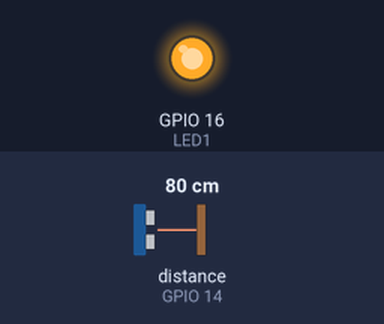
This sketch was run on a simulated ESP8266 (NodeMCU). Shown: output pins drawn as LEDs (lit = HIGH). Wiring (inferred from the names in the program): ultrasonic range finder: trigger GPIO 12; echo GPIO 14. The inputs (shaded band) are chosen by the test bench; at power-on: distance to the obstacle (sensor on GPIO 14) 80 cm. The echo pulse lasts 58.3 µs per cm; WiFi joins after 1.5 s; servers stay silent unless stated; pins used as bus, display or sensor lines are not drawn; what the sketch prints to the serial monitor is not drawn.

Above: at 6.9 s.
7.0 s: distance to the obstacle (sensor on GPIO 14) set to 37 cm
8.5 s: distance to the obstacle (sensor on GPIO 14) set to 30 cm
At 9.1 s:
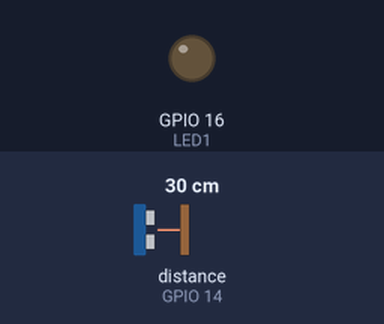
10.1 s: distance to the obstacle (sensor on GPIO 14) set to 35 cm
At 11.1 s:
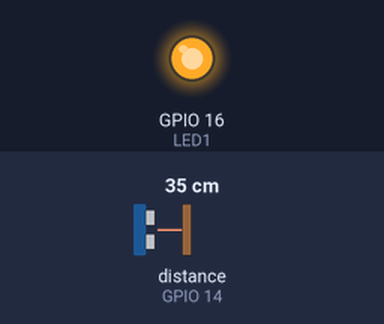
Timing chart, 0 to 13.1 s (numbered marks = the images above; inputs shaded):
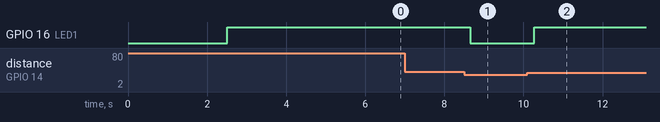

Measured:
- the behaviour switches between 35 and 34 cm on distance to the obstacle (sensor on GPIO 14) (found by bisection; images 0 and 1)
- after the input at 7.0 s, every drawn part: stays the same
- after the input at 8.5 s, GPIO 16 (LED1): HIGH → LOW after 0.15 s
- after the input at 10.1 s, GPIO 16 (LED1): LOW → HIGH after 0.17 s

The sketch:

phase2.ino
```cpp
 float distance = 0;
int k = 0;

int zz = 0;
int mode1;
int test1;
int LED1_status;
int UG_user = 90;
int UG_length = 50;
int OH_length;
int con_user;


#include <ESP8266WiFi.h>
#include <ESP8266WiFiMulti.h>
#include <WebSocketsServer.h>
#include <ESP8266mDNS.h>
#include <ESP8266WebServer.h>
#include <Hash.h>
#include <WiFiClientSecure.h>
int checker1;
#include <Ticker.h>
int i = 0;
String zx;
String old_value, value;

ESP8266WiFiMulti    WiFiMulti;
ESP8266WebServer    server(80);
WebSocketsServer    webSocket = WebSocketsServer(81);

#include <ArduinoJson.h>
//https://github.com/sstaub/Ticker


#define LED1 16
#define LED2 12
const char* host = "script.google.com";
const int httpsPort = 443;


WiFiClientSecure client;

String GAS_ID = "AKfycbx9QnO3qUJditCvlrsozgO9CzuTwCZXWj726h0INjQI--xfbQbN";

void send_sensor();

char html_template[] PROGMEM = R"=====(

  <!DOCTYPE html>
 <!DOCTYPE html>
<html>
 <body>


   <center>
   <h1><b>PalmShade Hospital</b></h1>
   <h2 >Underground Motor Control</h2>


   <h3> Motor </h3>
   <button id="but1" onclick= "button_1_on()" >On</button><label>       </label><button id="but2" onclick="button_1_off()" >Off</button>

   <br>
   <br>


 <label for="UG">UnderGround Tank</label><br>
 <input type="number" id="UG" name="UG"><br><br>

 <label>Threshold is set at</label> <label id="toDoContainer"></label>


 <br>
 <br>
   <button onclick="button3()"   >Set</button>

   </center>

   <div style="text-align: center;">
     <br>

   <h3>Tank Meter</h3>
   <meter value="0" min="0" max="200" id="sensor_meter"> </meter><h3 id="sensor_value" style="display: inline-block;"> 2000 </h3>
  <br>
  <button id ="MO" onclick="Mfun()">Manual</button>
  <button id ="DM" onclick="myFunction()">Dark Mode</button>
  <br>
  <br>
  <br>
  <footer>&copy; 2022 Copyright Adithya SM</footer>
   <style>


    .dark-mode {
      background-color: black;
      color: white;
    }
   meter{
     width: 420px;
     height: 35px;
     padding-left: 20px;

   }
   button{
     width: 150px;
     height: 50px;
     color:#105694;
     background-color:beige;
     border-radius: 8px;
     box-shadow: 0 8px 16px 0 rgba(0,0,0,0.2), 0 6px 20px 0 rgba(0,0,0,0.19);
     box-shadow: 0 12px 16px 0 rgba(0,0,0,0.24), 0 17px 50px 0 rgba(0,0,0,0.19);
     border: 2px solid #105694;

   }
   body {
   padding-top: 20px;
     background-image: linear-gradient(to right, rgba(255, 238, 0, 0), rgb(124, 188, 228));
     color:indigo;
     font-family: Arial, Helvetica, sans-serif;
   }

 </style>
   <script>
     var connection = new WebSocket('ws://'+location.hostname+':81/');
     var yy=0;
var UG=document.getElementById('UG');
var OH=document.getElementById('OH');
var but3=document.getElementById('but3')
var MO=document.getElementById('MO')

var todocntainer=document.getElementById('toDoContainer');
var button_1_status = 0;
var button_2_status = 0;
var UG_Per=0;
var OH_Per=0;
var mode1=0;
var sens_data = 0;
var xc=0;
connection.onmessage = function(event){

 var full_data = event.data;
 console.log(full_data);
 var data = JSON.parse(full_data);
 sens_data = data.sens;
 document.getElementById("sensor_meter").value = sens_data;
 document.getElementById("sensor_value").innerHTML = sens_data;

}
function myFunction() {

  var DM=document.getElementById('DM')
  if (DM.innerHTML=="Dark Mode")
  {
    DM.innerHTML="Normal Mode";

    yy=1;
    }
    else if (DM.innerHTML=="Normal Mode") {
    DM.innerHTML="Dark Mode";
    yy=0;

    }
  var element = document.body;
  element.classList.toggle("dark-mode");


}
function Mfun()
{var elem = document.getElementById("MO");

 console.log("clicked1");
 if (xc==0)
 { elem.innerHTML = "Manual";
   mode1=0;
   xc=1;
   console.log("working");
 }
 else  {
  elem.innerHTML = "Auto";
   mode1=1;
   xc=0;
   console.log("still working");
 }
 send_data();
}

function button3()
{ console.log("clicked");
todocntainer.textContent= `${UG.value}%`;


UG_Per=UG.value;


UG.value="";
console.log(UG_Per);


send_data();

}


function button_1_on()
{but1.style.background="red";
but2.style.background="beige";

  button_1_status = 1;
 console.log("LED 1 is ON");
 send_data();
}

function button_1_off()
{but1.style.background="beige";
but2.style.background="red";
 button_1_status = 0;
console.log("LED 1 is OFF");
send_data();
}

function button_2_on()
{
  button_2_status = 1;
 console.log("LED 2 is ON");
 send_data();
}

function button_2_off()
{
 button_2_status = 0;
console.log("LED 2 is OFF");
send_data();
}


function send_data()
{

 var full_data = '{"LED1":'+button_1_status+',"LED2":'+button_2_status+',"UG":'+UG_Per+',"OH":'+OH_Per+',"mode":'+mode1+'}';
 connection.send(full_data);
 console.log(full_data);
}


   </script>
   </body>
   </html>
)=====";


void webSocketEvent(uint8_t num, WStype_t type, uint8_t * payload, size_t length) {

  switch (type)
  {
    case WStype_DISCONNECTED:
      Serial.printf("[%u] Disconnected!\n", num);
      break;
    case WStype_CONNECTED: {
        IPAddress ip = webSocket.remoteIP(num);
        Serial.printf("[%u] Connected from %d.%d.%d.%d url: %s\n", num, ip[0], ip[1], ip[2], ip[3], payload);
      }
      break;
    case WStype_TEXT:
      Serial.printf("[%u] get Text: %s\n", num, payload);
      String message = String((char*)( payload));
      Serial.println(message);


     DynamicJsonDocument doc(200);
    // deserialize the data
    DeserializationError error = deserializeJson(doc, message);
    // parse the parameters we expect to receive (TO-DO: error handling)
      // Test if parsing succeeds.
  if (error) {
    Serial.print("deserializeJson() failed: ");
    Serial.println(error.c_str());
    return;
  }

    LED1_status = doc["LED1"];
   con_user=doc["LED1"];

   UG_user=doc["UG"];

     mode1=doc["mode"];
  test1=doc["LED1"];


  }
}
IPAddress local_IP(192,168,29,101);//ipconfig
IPAddress gateway(192,168,29,1);
IPAddress subnet(255,255,255,0);
IPAddress primaryDNS(8,8,8,8);
IPAddress secondaryDNS(8,8,4,4);


/*IPAddress local_IP(192,168,250,100);//ipconfig
IPAddress gateway(192,168,250,124);
IPAddress subnet(255,255,255,0);
IPAddress primaryDNS(8,8,8,8);
IPAddress secondaryDNS(8,8,4,4);*/
void setup() {
  client.setInsecure();
pinMode(16,OUTPUT);
pinMode(12,OUTPUT);//D6
pinMode(14,INPUT);//D5
pinMode(LED1,OUTPUT);
pinMode(LED2,OUTPUT);

  Serial.begin(115200);
  delay(1000);

  WiFiMulti.addAP("jio upstair", "Adithya1");
  WiFiMulti.addAP("adi", "qwerty12345");


  while (WiFiMulti.run() != WL_CONNECTED) {
    delay(100);


  }
   if(!WiFi.config(local_IP,gateway,subnet,primaryDNS,secondaryDNS)){
    Serial.println("failed");
   }

  Serial.println(WiFi.localIP());

  webSocket.begin();
  webSocket.onEvent(webSocketEvent);

  server.on("/", handleMain);
  server.onNotFound(handleNotFound);
  server.begin();


}

void handleMain() {
  server.send_P(200, "text/html", html_template );
}
void handleNotFound() {
  server.send(404,   "text/html", "<html><body><p>404 Error</p></body></html>" );
}

void loop() {

  webSocket.loop();

  server.handleClient();
  digitalWrite(12, LOW);
  delayMicroseconds(2);
  digitalWrite(12, HIGH);
  delayMicroseconds(10);
  digitalWrite(12, LOW);

  float duration = pulseIn(14, HIGH);
  distance = (duration*.0343)/2;
  //Serial.print("Distance: ");
  //Serial.println(distance);
  int checker1;
  if(mode1==0){
  checker1=(UG_length*(UG_user)/100)-5;
  if ((distance>35))
  {
digitalWrite(16,HIGH);
    //pin for trigger
  }
  else if ((distance<35))
  {
    digitalWrite(16,LOW);
  }


  }
  else if (mode1==1){
    digitalWrite(16,test1);
    Serial.println(test1);
  }
  String JSON_Data = "{\"sens\":";
         JSON_Data += int(distance);
         JSON_Data += "}";

  webSocket.broadcastTXT(JSON_Data);


  i=i+1;
   int h = 1;

  float t =distance;

  String Temp = "x : " + String(t) + " °C";
  String Humi = "Humidity : " + String(h) + " %";


     sendData(t, h);


}


void sendData(float tem, int hum) {

 client.connect("script.google.com",443);
 // if (!client.connect("script.google.com",443)) {
    //Serial.println("connection failed");

 // }

  String string_temperature =  String(tem);

 if (zz==60){

  String url = "/macros/s/" + GAS_ID + "/exec?temperature=" + string_temperature + "&humidity=" + "";
  Serial.print("requesting URL: ");
  Serial.println(url);

  client.print(String("GET ") + url + " HTTP/1.1\r\n" +
         "Host: " + host + "\r\n" +
         "User-Agent: BuildFailureDetectorESP8266\r\n" +
         "Connection: close\r\n\r\n");

  Serial.println("request sent");

  while (client.connected()) {
    String line = client.readStringUntil('\n');
    if (line == "\r") {
      Serial.println("headers received");


    }
  } zz=0;}
  else if(zz<60)
  {
    zz=zz+1;
  }

  /*String line = client.readStringUntil('\n');
  if (line.startsWith("{\"state\":\"success\"")) {
    Serial.println("esp8266/Arduino CI successfull!");
  } else {
    Serial.println("esp8266/Arduino CI has failed");
  }
  Serial.print("reply was : ");
  Serial.println(line);
  Serial.println("closing connection");
  Serial.println("==========");
  Serial.println();
  k=0;*/
}
```
